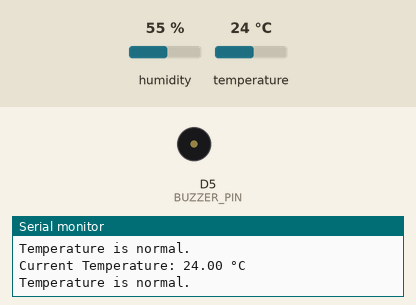
Recording of a sketch running on a simulated ESP8266 (NodeMCU). Shown: buzzer (waves = sounding), the last lines printed to the serial monitor. Inputs (shaded band) come from the test bench; at power-on: temperature 24 °C, humidity 55 %.

Above: at 2.8 s.
2.9 s: temperature set to 27 °C
5.6 s: temperature set to 30 °C
At 6.34 s:
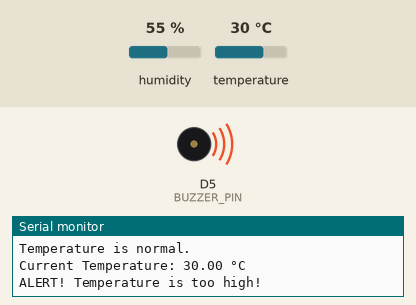
Timing chart, 0 to 17.6 s (numbered marks = the images above; inputs shaded):
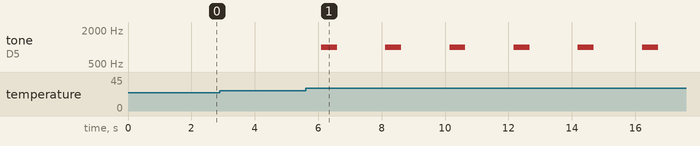

Measured:
- the behaviour switches between 28 and 29 °C on temperature (found by bisection; images 0 and 1)
- after the input at 5.6 s, tone on D5 (BUZZER_PIN): alternates 1000 Hz for 0.50 s and silent for 1.5 s, starting after 0.50 s

The sketch:

Buzzer_Weather_Display.ino
```cpp
// Required Library for the DHT11 Sensor
#include <DHT.h>

// --- Pin and Threshold Definitions ---
// For DHT11 Sensor (from previous experiments)
#define DHTPIN D4 // GPIO2
#define DHTTYPE DHT11

// For Piezo Buzzer
#define BUZZER_PIN D5 // GPIO14

// The temperature in Celsius to trigger the alert
#define TEMP_THRESHOLD 28.0

// --- Sensor Initialization ---
DHT dht(DHTPIN, DHTTYPE);

void setup() {
  // Start serial communication for debugging
  Serial.begin(9600);
  Serial.println("Temperature Alert System");

  // Set the buzzer pin as an output
  pinMode(BUZZER_PIN, OUTPUT);

  // Initialize the DHT sensor
  dht.begin();
}

void loop() {
  // Read the temperature. Readings can take up to 2 seconds.
  float t = dht.readTemperature();

  // Check if the sensor reading failed
  if (isnan(t)) {
    Serial.println("Failed to read from DHT sensor!");
    return; // Exit the loop and try again
  }

  // Print the current temperature to the Serial Monitor
  Serial.print("Current Temperature: ");
  Serial.print(t);
  Serial.println(" °C");

  // Check if the temperature has exceeded the threshold
  if (t > TEMP_THRESHOLD) {
    Serial.println("ALERT! Temperature is too high!");
    // Sound the alarm (a 1000 Hz tone for half a second)
    tone(BUZZER_PIN, 1000);
    delay(500);
    // Be silent for half a second to create a beeping pattern
    noTone(BUZZER_PIN);
    delay(500);
  } else {
    // If temperature is normal, make sure the buzzer is off
    noTone(BUZZER_PIN);
    Serial.println("Temperature is normal.");
  }

  // Wait a second before the next reading
  delay(1000);
}
```
